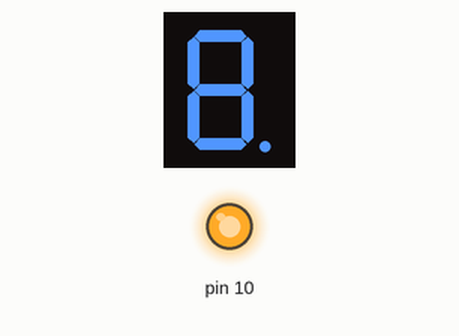
Bench run of a sketch on a simulated Arduino Uno, built with avr-gcc and run on an emulated ATmega328P. Shown: 4-digit seven-segment display, output pins drawn as LEDs (lit = HIGH). Wiring (inferred from the names in the program): MAX7219 LED driver: CS pin 7. Pins used as bus, display or sensor lines are not drawn.

Above: at 0.1 s.
At 1.1 s:
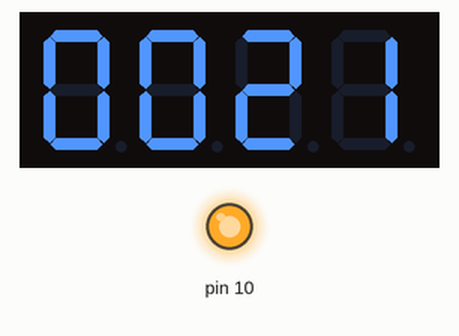
At 2.1 s:
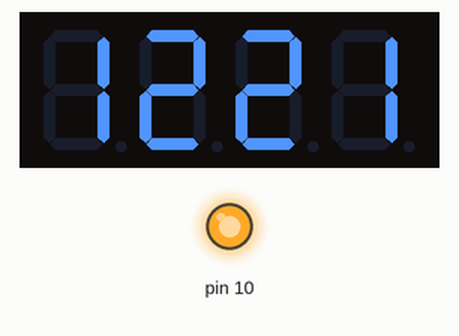
At 3.1 s:
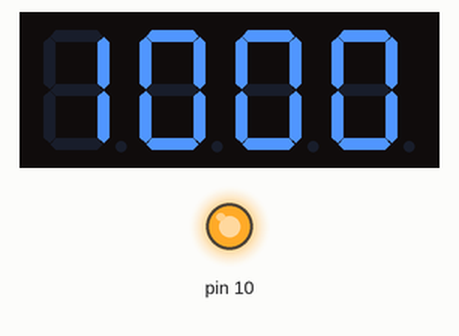
At 5.1 s:
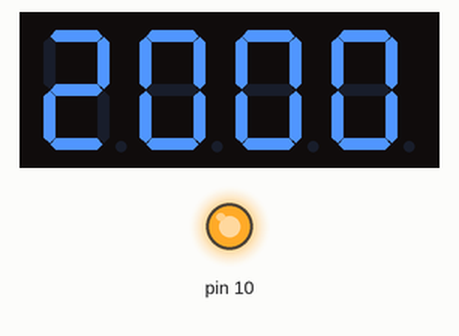
At 8.1 s:
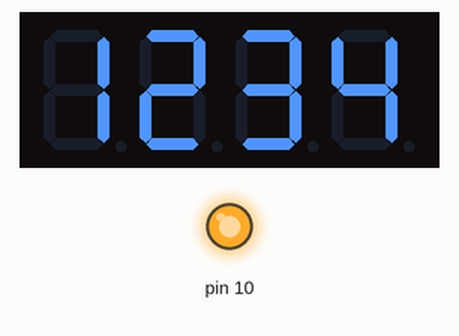

Measured:
- by itself, everything shown: repeats every 6.0 s, in 6 steps
- what the display in image 1 shows lasts 1.0 s, from 1.0 s to 2.0 s

The sketch:

MAX72xx_SPI.ino
```cpp
// (licence header left out)
#include <SPI.h>

// What pin on the Arduino connects to the LOAD/CS pin on the MAX7219/MAX7221
#define LOAD_PIN 7

/**
 * Transfers data to a MAX7219/MAX7221 register.
 *
 * @param address The register to load data into
 * @param value   Value to store in the register
 */

void maxTransfer(uint8_t address, uint8_t value) {

  // Ensure LOAD/CS is LOW
  digitalWrite(LOAD_PIN, LOW);

  // Send the register address
  SPI.transfer(address);

  // Send the value
  SPI.transfer(value);

  // Tell chip to load in data
  digitalWrite(LOAD_PIN, HIGH);
}


void setup() {

  // Set load pin to output
  pinMode(LOAD_PIN, OUTPUT);

  // Reverse the SPI transfer to send the MSB first
  SPI.setBitOrder(MSBFIRST);

  // Start SPI
  SPI.begin();

  // Run test
  // All LED segments should light up
  maxTransfer(0x0F, 0x01);
  delay(1000);
  maxTransfer(0x0F, 0x00);

  // Enable mode B
  maxTransfer(0x09, 0xFF);

  // Use lowest intensity
  maxTransfer(0x0A, 0x0E);

  // Only scan one digit
  maxTransfer(0x0B, 0x03);

  // Turn on chip
  maxTransfer(0x0C, 0x01);

  maxTransfer(0x01 , 0x01); // digit 1 (No. of digit , value)
  maxTransfer(0x02 , 0x02);
  delay(1000);
  maxTransfer(0x03 , 0x02);
  maxTransfer(0x04 , 0x01);


}

void loop() {

  delay(1000);
  maxTransfer(0x01 , 0x00); // digit 1 (No. of digit , value)
  maxTransfer(0x02 , 0x00);
  maxTransfer(0x03 , 0x00);
  maxTransfer(0x04 , 0x01);
  delay(1000);
  maxTransfer(0x01 , 0x00); // digit 1 (No. of digit , value)
  maxTransfer(0x02 , 0x09);
  maxTransfer(0x03 , 0x00);
  maxTransfer(0x04 , 0x01);
  delay(1000);
  maxTransfer(0x01 , 0x00); // digit 1 (No. of digit , value)
  maxTransfer(0x02 , 0x00);
  maxTransfer(0x03 , 0x00);
  maxTransfer(0x04 , 0x02);
  delay(1000);
  maxTransfer(0x01 , 0x00); // digit 1 (No. of digit , value)
  maxTransfer(0x02 , 0x00);
  maxTransfer(0x03 , 0x00);
  maxTransfer(0x04 , 0x03);
  delay(1000);
  maxTransfer(0x01 , 0x01); // digit 1 (No. of digit , value)
  maxTransfer(0x02 , 0x02);
  maxTransfer(0x03 , 0x03);
  maxTransfer(0x04 , 0x04);
  delay(1000);
  maxTransfer(0x01 , 0x04); // digit 1 (No. of digit , value)
  maxTransfer(0x02 , 0x03);
  maxTransfer(0x03 , 0x02);
  maxTransfer(0x04 , 0x01);


}
```
